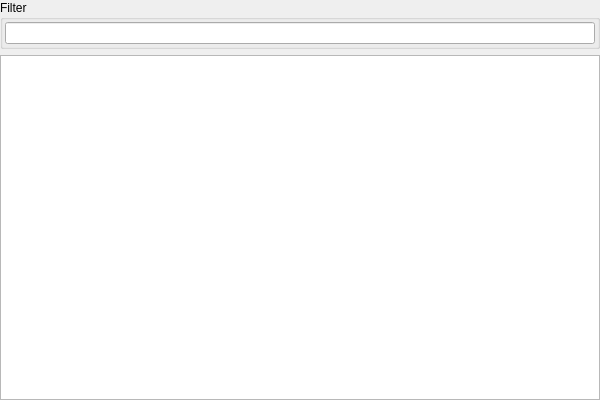
<?xml version="1.0" encoding="UTF-8"?>
<ui version="4.0">
 <class>XArchiveWidget</class>
 <widget class="QWidget" name="XArchiveWidget">
  <property name="geometry">
   <rect>
    <x>0</x>
    <y>0</y>
    <width>600</width>
    <height>400</height>
   </rect>
  </property>
  <property name="windowTitle">
   <string>Archive</string>
  </property>
  <layout class="QVBoxLayout" name="verticalLayout">
   <property name="leftMargin">
    <number>0</number>
   </property>
   <property name="topMargin">
    <number>0</number>
   </property>
   <property name="rightMargin">
    <number>0</number>
   </property>
   <property name="bottomMargin">
    <number>0</number>
   </property>
   <item>
    <widget class="QGroupBox" name="groupBoxFilter">
     <property name="title">
      <string>Filter</string>
     </property>
     <layout class="QVBoxLayout" name="verticalLayout_2">
      <property name="leftMargin">
       <number>2</number>
      </property>
      <property name="topMargin">
       <number>2</number>
      </property>
      <property name="rightMargin">
       <number>2</number>
      </property>
      <property name="bottomMargin">
       <number>2</number>
      </property>
      <item>
       <widget class="QLineEdit" name="lineEditFilter"/>
      </item>
     </layout>
    </widget>
   </item>
   <item>
    <widget class="QTableView" name="tableViewRecords">
     <property name="contextMenuPolicy">
      <enum>Qt::CustomContextMenu</enum>
     </property>
     <property name="editTriggers">
      <set>QAbstractItemView::NoEditTriggers</set>
     </property>
     <property name="selectionMode">
      <enum>QAbstractItemView::SingleSelection</enum>
     </property>
     <property name="selectionBehavior">
      <enum>QAbstractItemView::SelectRows</enum>
     </property>
     <attribute name="verticalHeaderVisible">
      <bool>false</bool>
     </attribute>
     <attribute name="verticalHeaderMinimumSectionSize">
      <number>20</number>
     </attribute>
     <attribute name="verticalHeaderDefaultSectionSize">
      <number>20</number>
     </attribute>
    </widget>
   </item>
  </layout>
 </widget>
 <resources/>
 <connections/>
</ui>
